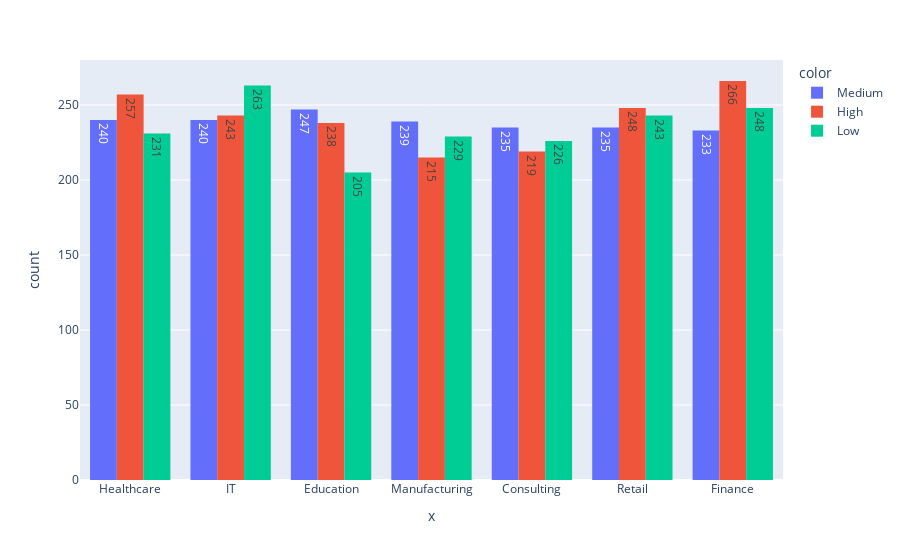

The notebook cell saved with this chart:
### Code cell
fig = px.histogram(x = df['Industry'], text_auto=True,color=df['Stress_Level'], barmode='group')
fig.show()

### Figure 1 — Plotly figure (JSON) as saved in the notebook; plotly's stock layout.template omitted (floating-point values rounded to 4 significant figures; data arrays with more than 128 entries replaced by an {"elided": "..."} marker saying what was removed)
{"data": [{"alignmentgroup": "True", "bingroup": "x", "hovertemplate": "color=Medium<br>x=%{x}<br>count=%{y}<extra></extra>", "legendgroup": "Medium", "marker": {"color": "#636efa", "pattern": {"shape": ""}}, "name": "Medium", "offsetgroup": "Medium", "orientation": "v", "showlegend": true, "texttemplate": "%{value}", "type": "histogram", "x": {"elided": "1669 str values"}, "xaxis": "x", "yaxis": "y"}, {"alignmentgroup": "True", "bingroup": "x", "hovertemplate": "color=High<br>x=%{x}<br>count=%{y}<extra></extra>", "legendgroup": "High", "marker": {"color": "#EF553B", "pattern": {"shape": ""}}, "name": "High", "offsetgroup": "High", "orientation": "v", "showlegend": true, "texttemplate": "%{value}", "type": "histogram", "x": {"elided": "1686 str values"}, "xaxis": "x", "yaxis": "y"}, {"alignmentgroup": "True", "bingroup": "x", "hovertemplate": "color=Low<br>x=%{x}<br>count=%{y}<extra></extra>", "legendgroup": "Low", "marker": {"color": "#00cc96", "pattern": {"shape": ""}}, "name": "Low", "offsetgroup": "Low", "orientation": "v", "showlegend": true, "texttemplate": "%{value}", "type": "histogram", "x": {"elided": "1645 str values"}, "xaxis": "x", "yaxis": "y"}], "layout": {"barmode": "group", "legend": {"title": {"text": "color"}, "tracegroupgap": 0}, "margin": {"t": 60}, "xaxis": {"anchor": "y", "domain": [0, 1], "title": {"text": "x"}}, "yaxis": {"anchor": "x", "domain": [0, 1], "title": {"text": "count"}}}}
